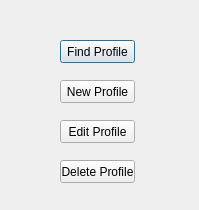
<?xml version="1.0" encoding="UTF-8"?>
<ui version="4.0">
 <class>Menu</class>
 <widget class="QDialog" name="Menu">
  <property name="geometry">
   <rect>
    <x>0</x>
    <y>0</y>
    <width>199</width>
    <height>210</height>
   </rect>
  </property>
  <property name="windowTitle">
   <string>Menu</string>
  </property>
  <widget class="QPushButton" name="cmdFindProfile">
   <property name="geometry">
    <rect>
     <x>60</x>
     <y>40</y>
     <width>75</width>
     <height>23</height>
    </rect>
   </property>
   <property name="text">
    <string>Find Profile</string>
   </property>
  </widget>
  <widget class="QPushButton" name="cmdNewProfile">
   <property name="geometry">
    <rect>
     <x>60</x>
     <y>80</y>
     <width>75</width>
     <height>23</height>
    </rect>
   </property>
   <property name="text">
    <string>New Profile</string>
   </property>
  </widget>
  <widget class="QPushButton" name="cmdEdit">
   <property name="geometry">
    <rect>
     <x>60</x>
     <y>120</y>
     <width>75</width>
     <height>23</height>
    </rect>
   </property>
   <property name="text">
    <string>Edit Profile</string>
   </property>
  </widget>
  <widget class="QPushButton" name="cmdDelete">
   <property name="geometry">
    <rect>
     <x>60</x>
     <y>160</y>
     <width>75</width>
     <height>23</height>
    </rect>
   </property>
   <property name="text">
    <string>Delete Profile</string>
   </property>
  </widget>
 </widget>
 <layoutdefault spacing="6" margin="11"/>
 <resources/>
 <connections/>
</ui>
